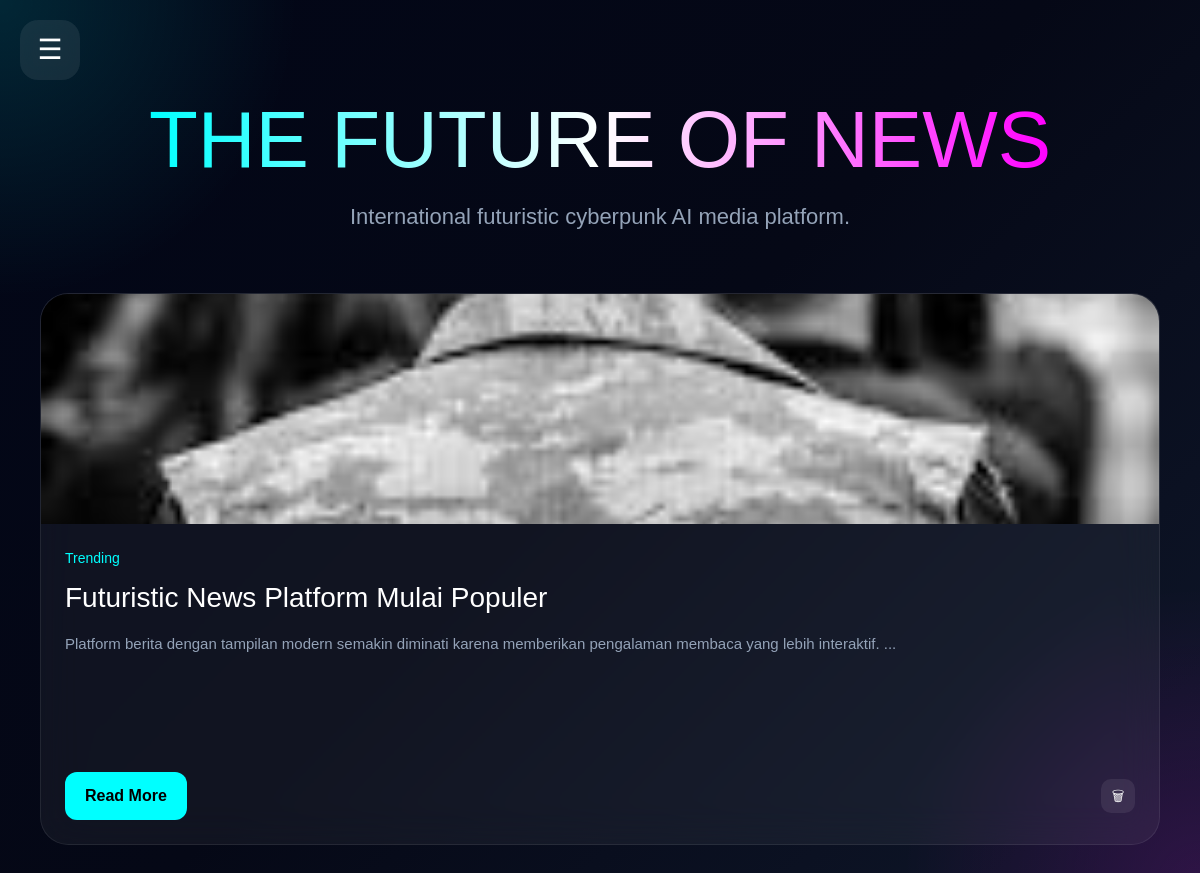
The app's page /dynamic-app/index.php?kategori=Trending with its own data.
### tables this page shows
CREATE TABLE IF NOT EXISTS berita (
    id INT AUTO_INCREMENT PRIMARY KEY,
    judul VARCHAR(255) NOT NULL,
    isi TEXT NOT NULL,
    gambar VARCHAR(255) DEFAULT NULL,
    kategori VARCHAR(100) NOT NULL DEFAULT 'Technology',
    views INT NOT NULL DEFAULT 0,
    likes INT NOT NULL DEFAULT 0,
    created_at TIMESTAMP DEFAULT CURRENT_TIMESTAMP
);

### dynamic-app/index.php (the view, shortened to what this page needs)
<?php
include 'config/koneksi.php';
$kategori = isset($_GET['kategori'])
? $_GET['kategori']
: 'Home';
if($kategori == 'Home'){
    $query = mysqli_query($conn,"
    SELECT * FROM berita
    ORDER BY id DESC
    ");
}else{
    $query = mysqli_query($conn,"
    SELECT * FROM berita
    WHERE kategori='$kategori'
    ORDER BY id DESC
    ");
}
?>
<!DOCTYPE html>
<html lang="en">
<head>
<script src="https://cdn.tailwindcss.com"></script>
</head>
<body>
<div class="toggle-btn" onclick="toggleSidebar()">
☰
</div>
<div class="content">
<div class="hero">
<h1>
THE FUTURE OF NEWS
</h1>
<p>
International futuristic cyberpunk AI media platform.
</p>
</div>
<div class="grid-news">
<?php while($data=mysqli_fetch_array($query)) { ?>
<div class="card">
<img
src="assets/uploads/<?php echo $data['gambar']; ?>"
>
<div class="card-content">
<div class="category">
<?php echo $data['kategori']; ?>
</div>
<h2>
<?php echo $data['judul']; ?>
</h2>
<p class="desc">
<?php
echo substr(strip_tags($data['isi']),0,120);
?>
...
</p>
<div class="button-area">
<a
href="berita.php?id=<?php echo $data['id']; ?>"
class="btn"
>
Read More
</a>
<a
href="admin/hapus.php?id=<?php echo $data['id']; ?>"
onclick="return confirm('Yakin hapus berita ini?')"
class="delete-icon"
>
🗑
</a>
</div>
</div>
</div>
<?php } ?>
</div>
</div>
</body>
</html>

### dynamic-app/index.php (style rules this page uses)
* { margin:0; padding:0; box-sizing:border-box; }
body { background: radial-gradient(circle at top left,#00ffff22,transparent 20%), radial-gradient(circle at bottom right,#ff00ff22,transparent 20%), linear-gradient(135deg,#020617,#050816,#0f172a); color:white; font-family:Arial; overflow-x:hidden; }
.toggle-btn { position:fixed; top:20px; left:20px; width:60px; height:60px; border-radius:18px; background:rgba(255,255,255,0.08); backdrop-filter:blur(20px); display:flex; justify-content:center; align-items:center; font-size:28px; cursor:pointer; z-index:2000; transition:0.3s; }
.content { padding:100px 40px 40px 40px; }
.hero { margin-bottom:60px; text-align:center; display:flex; flex-direction:column; justify-content:center; align-items:center; }
.hero h1 { font-size:80px; line-height:1; margin-bottom:20px; background:linear-gradient(90deg,cyan,white,#ff00ff); -webkit-background-clip:text; -webkit-text-fill-color:transparent; }
.hero p { color:#94a3b8; font-size:22px; }
.grid-news { display:grid; grid-template-columns: repeat(auto-fit,minmax(320px,1fr)); gap:30px; }
.card { background:rgba(255,255,255,0.05); backdrop-filter:blur(20px); border:1px solid rgba(255,255,255,0.08); border-radius:28px; overflow:hidden; transition:0.4s; }
.card img { width:100%; height:230px; object-fit:cover; }
.card-content { padding:24px; display:flex; flex-direction:column; height:320px; }
.category { color:cyan; font-size:14px; margin-bottom:12px; }
.card h2 { font-size:28px; margin-bottom:15px; line-height:1.2; }
.desc { flex:1; color:#94a3b8; line-height:1.8; font-size:15px; }
.button-area { display:flex; justify-content:space-between; align-items:center; margin-top:20px; }
.btn { display:inline-block; background:cyan; color:black; padding:12px 20px; border-radius:12px; text-decoration:none; font-weight:bold; transition:0.3s; }
.delete-icon { width:34px; height:34px; border-radius:10px; background:rgba(255,255,255,0.08); color:white; display:flex; align-items:center; justify-content:center; text-decoration:none; font-size:14px; transition:0.3s; }

### records on screen
berita: gambar (picture), kategori "Trending", judul "Futuristic News Platform Mulai Populer", isi "Platform berita dengan tampilan modern semakin diminati karena memberikan pengalaman membaca yang lebih interaktif."
